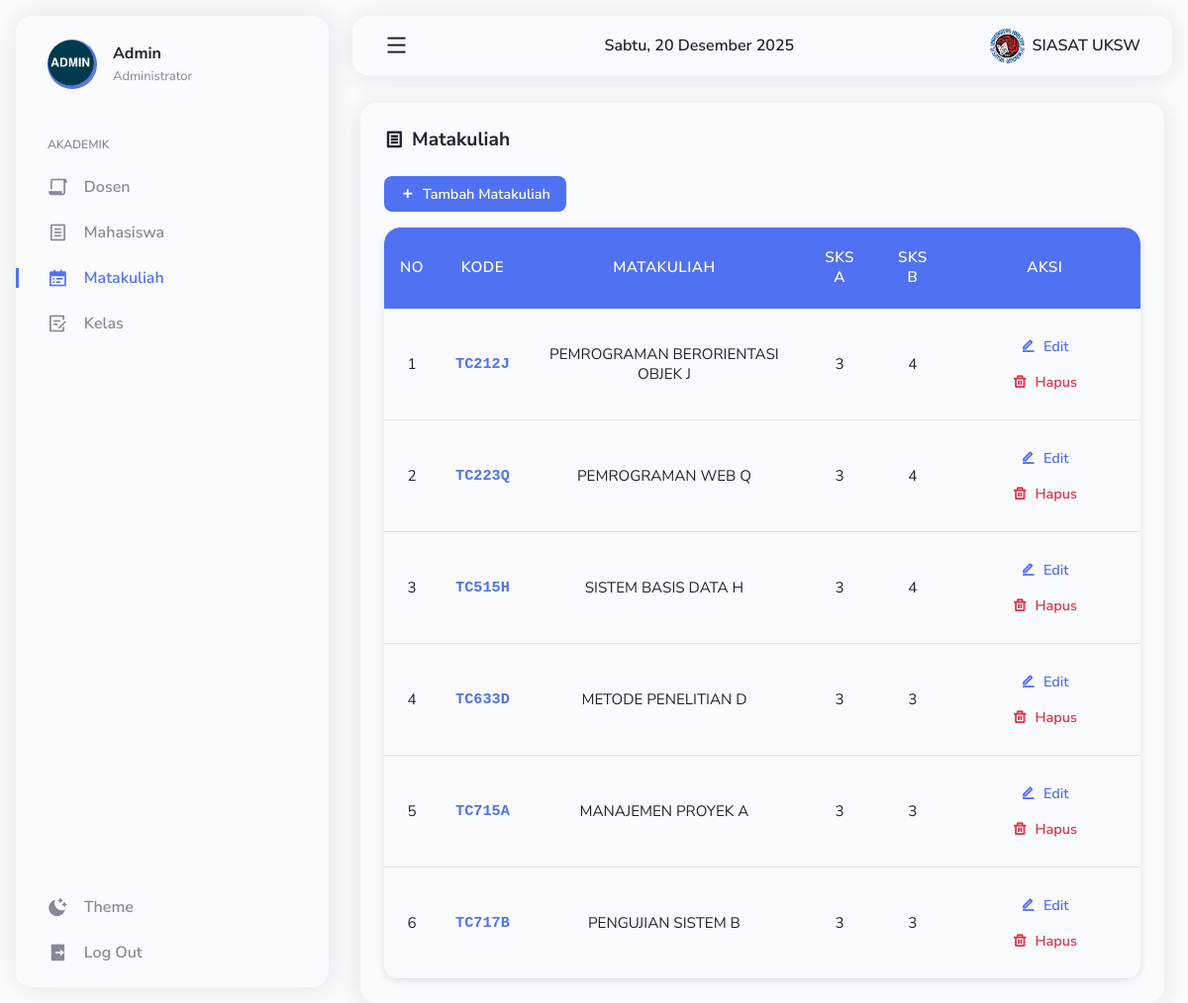
The page /admin/admin.php (signed in) on the database its author committed.
### tables this page shows
CREATE TABLE tb_matakuliah (
    kode_matakuliah VARCHAR(10) PRIMARY KEY,
    nama_matakuliah VARCHAR(100) NOT NULL,
    sks_a INT,
    sks_b INT
);

### logic/admin_logic.php (called while the page is built, shortened)
<?php
require_once '../config/db_connection.php';
$sql_matakuliah = "SELECT * FROM tb_matakuliah";
$result_matakuliah = $conn->query($sql_matakuliah);
?>

### admin/admin.php (the view, shortened to what this page needs)
<?php
require_once '../logic/admin_logic.php';
?>
<!DOCTYPE html>
<html lang="en">
<head>
    <link rel="stylesheet" href="https://cdnjs.cloudflare.com/ajax/libs/remixicon/4.2.0/remixicon.css">
    <link rel="stylesheet" href="../src/css/admin.css">
</head>
<body>
    <header class="header" id="header">
        <div class="header__container">
            <a href="#" class="header__logo">
                <img src="../src/img/logo.png" alt="UKSW Logo" class="header__logo-img">
                <span>SIASAT UKSW</span>
            </a>
            <div class="header__date">
                <span id="current-date"></span>
            </div>
            <button class="header__toggle" id="header-toggle">
                <i class="ri-menu-line"></i>
            </button>
        </div>
    </header>
    <nav class="sidebar" id="sidebar">
        <div class="sidebar__container">
            <div class="sidebar__user">
                <div class="sidebar__img">
                    <img src="../src/img/admin.png" alt="image">
                </div>
                <div class="sidebar__info">
                    <h3>Admin</h3>
                    <span>Administrator</span>
                </div>
            </div>
            <div class="sidebar__content">
                <div>
                    <h3 class="sidebar__title">AKADEMIK</h3>
                    <div class="sidebar__list">
                        <a href="#" class="sidebar__link" data-page="dosen">
                            <i class="ri-file-paper-2-line"></i>
                            <span>Dosen</span>
                        </a>
                        <a href="#" class="sidebar__link" data-page="mahasiswa">
                            <i class="ri-file-list-line"></i>
                            <span>Mahasiswa</span>
                        </a>
                        <a href="#" class="sidebar__link active-link" data-page="matakuliah">
                            <i class="ri-calendar-todo-fill"></i>
                            <span>Matakuliah</span>
                        </a>
                        <a href="#" class="sidebar__link" data-page="kelas">
                            <i class="ri-draft-line"></i>
                            <span>Kelas</span>
                        </a>
                    </div>
                </div>
            </div>
            <div class="sidebar__actions">
                <button>
                    <i class="ri-moon-clear-fill sidebar__link sidebar__theme" id="theme-button">
                        <span>Theme</span>
                    </i>
                </button>
                <button class="sidebar__link logout" onclick="window.location.href='../config/db_disconnection.php'">
                    <i class="ri-logout-box-r-fill"></i>
                    <span>Log Out</span>
                </button>
            </div>
        </div>
    </nav>
    <main class="main" id="main">
        <div id="page-content">
            <div id="matakuliah" class="page-section active">
                <div class="dashboard__container">
                    <div class="dashboard-section">
                        <h3><i class="ri-file-list-line"></i> Matakuliah</h3>
                        <button class="action-btn download-btn" id="addMatakuliahBtn">
                            <i class="ri-add-line"></i> Tambah Matakuliah
                        </button>
                        <div class="table-container">
                            <table class="academic-table">
                                <thead>
                                    <tr>
                                        <th>No</th>
                                        <th>Kode</th>
                                        <th>Matakuliah</th>
                                        <th>SKS A</th>
                                        <th>SKS B</th>
                                        <th>Aksi</th>
                                    </tr>
                                </thead>
                                <tbody>
                                    <?php if ($result_matakuliah->num_rows > 0): ?>
                                    <?php
                                    $no = 1;
                                    while ($row = $result_matakuliah->fetch_assoc()) {
                                    ?>
                                    <tr>
                                        <td><?= $no++ ?></td>
                                        <td><?= $row['kode_matakuliah'] ?></td>
                                        <td><?= $row['nama_matakuliah'] ?></td>
                                        <td><?= $row['sks_a'] ?></td>
                                        <td><?= $row['sks_b'] ?></td>
                                        <td>
                                            <button type="button" class="action-btn ks-btn"">
                                                <i class="ri-edit-line"></i> Edit
                                            </button>
                                            <form action="../logic/admin_hapus_matakuliah.php" method="POST" style="display:inline;" onsubmit="return confirm('Apakah Anda yakin ingin menghapus data ini?');">
                                                <button type="submit" class="action-btn delete-btn">
                                                    <i class="ri-delete-bin-line"></i>
                                                    Hapus
                                                </button>
                                            </form>
                                        </td>
                                    </tr>
                                    <?php } ?>
                                    <?php else: ?>
                                    <tr>
                                        <td colspan="8">Tidak ada data kelas</td>
                                    </tr>
                                    <?php endif; ?>
                                </tbody>
                            </table>
                        </div>
                    </div>
                </div>
            </div>
        </div>
    </main>
</body>
</html>

### rows shown on the page
tb_matakuliah: kode_matakuliah "TC212J", nama_matakuliah "PEMROGRAMAN BERORIENTASI OBJEK J", sks_a "3", sks_b "4"
tb_matakuliah: kode_matakuliah "TC223Q", nama_matakuliah "PEMROGRAMAN WEB Q", sks_a "3", sks_b "4"
tb_matakuliah: kode_matakuliah "TC515H", nama_matakuliah "SISTEM BASIS DATA H", sks_a "3", sks_b "4"
tb_matakuliah: kode_matakuliah "TC633D", nama_matakuliah "METODE PENELITIAN D", sks_a "3", sks_b "3"
tb_matakuliah: kode_matakuliah "TC715A", nama_matakuliah "MANAJEMEN PROYEK A", sks_a "3", sks_b "3"
tb_matakuliah: kode_matakuliah "TC717B", nama_matakuliah "PENGUJIAN SISTEM B", sks_a "3", sks_b "3"
